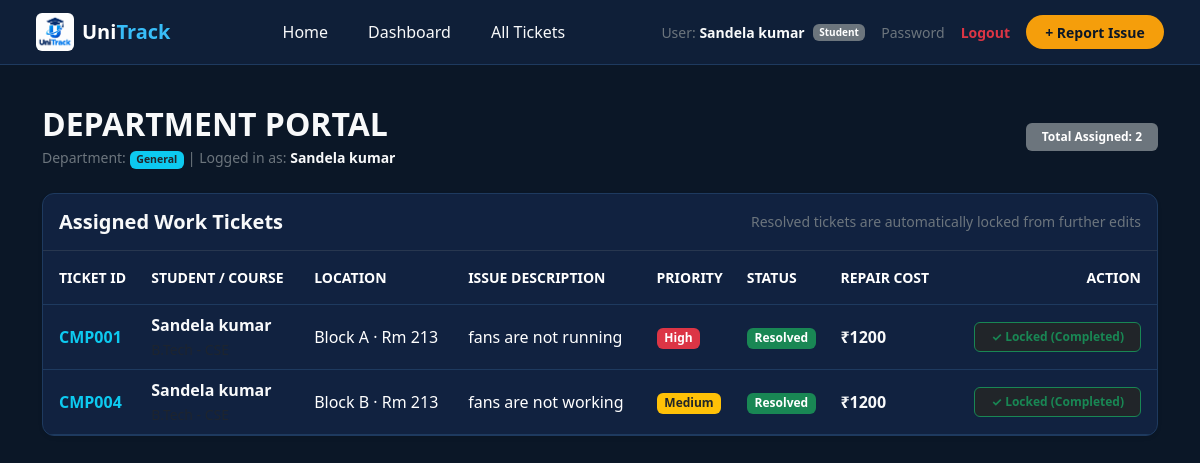
Screenshot of /department_portal (signed in) with the database file from the repository.
### app.py (models this page shows, shortened)
class User(UserMixin, db.Model):
    __tablename__ = 'users'
    id = db.Column(db.Integer, primary_key=True)
    username = db.Column(db.String(100), unique=True, nullable=False)  # Full Student Name / Staff Handle
    course = db.Column(db.String(50), nullable=True)                  # B.Tech, BCA, MCA, etc.
    department = db.Column(db.String(50), nullable=True)              # CSE, ECE, Mechanical, etc.
    specialization = db.Column(db.String(80), nullable=True)          # AI, AIML, Data Science, etc.
    year_semester = db.Column(db.String(50), nullable=True)           # e.g., 2nd Year (Sem 3)
    mobile_no = db.Column(db.String(15), nullable=True)               # 10-digit phone
    email = db.Column(db.String(120), unique=True, nullable=False)
    password_hash = db.Column(db.String(200), nullable=False)
    role = db.Column(db.String(30), default='Student')                # Student, Department, Admin
    department_name = db.Column(db.String(50), nullable=True)         # For Maintenance Staff accounts

class Complaint(db.Model):
    __tablename__ = 'complaints'
    id = db.Column(db.Integer, primary_key=True)
    complaint_id = db.Column(db.String(20), unique=True, nullable=False)
    student_name = db.Column(db.String(100), nullable=False)
    student_email = db.Column(db.String(120), nullable=True)
    department = db.Column(db.String(50), nullable=False)            # Course / Dept Info
    building = db.Column(db.String(50), nullable=False)
    room_no = db.Column(db.String(20), nullable=False)
    category = db.Column(db.String(50), nullable=False)              # Maintenance Category
    priority = db.Column(db.String(20), default='Medium')
    problem = db.Column(db.Text, nullable=False)
    status = db.Column(db.String(30), default='Pending')
    date = db.Column(db.String(20), default=lambda: datetime.utcnow().strftime('%Y-%m-%d'))
    created_at = db.Column(db.DateTime, default=datetime.utcnow)
    maintenance = db.relationship('Maintenance', backref='complaint', uselist=False, cascade='all, delete-orphan')

class Maintenance(db.Model):
    __tablename__ = 'maintenance'
    id = db.Column(db.Integer, primary_key=True)
    complaint_id = db.Column(db.Integer, db.ForeignKey('complaints.id'), nullable=False)
    staff_name = db.Column(db.String(100), default='Unassigned')
    action_taken = db.Column(db.Text, default='None')
    repair_cost = db.Column(db.Float, default=0.0)

### app.py (the view)
@app.route('/department')
@app.route('/department/portal')
@app.route('/department_portal')
@login_required
def department_portal():
    dept_name = current_user.department_name or 'Electrical'
    complaints = Complaint.query.filter_by(category=dept_name).order_by(Complaint.id.asc()).all()
    return render_template('department_portal.html', complaints=complaints, statuses=STATUSES)

### app.py (called while the page is built)
@login_manager.user_loader
def load_user(user_id):
    return User.query.get(int(user_id))

### templates/department_portal.html (shortened to what this page needs)
{% extends 'base.html' %}
{% block content %}
<div class="container py-4">
    <div class="d-flex flex-column flex-md-row justify-content-between align-items-md-center gap-3 mb-4">
        <div>
            <h2 class="fw-bold mb-1 text-uppercase text-light">Department Portal</h2>
            <p class="text-secondary small mb-0">
                Department: <span class="badge bg-info text-dark fw-bold">{{ current_user.department_name or 'General' }}</span> | Logged in as: <span class="text-light fw-semibold">{{ current_user.username }}</span>
            </p>
        </div>
        <div class="d-flex gap-2">
            <span class="badge bg-secondary py-2 px-3 align-self-center">
                Total Assigned: {{ complaints|length }}
            </span>
        </div>
    </div>
    <div class="kpi-card p-0 overflow-hidden shadow-sm">
        <div class="p-3 border-bottom border-secondary border-opacity-25 d-flex justify-content-between align-items-center">
            <h5 class="fw-bold mb-0 text-light">Assigned Work Tickets</h5>
            <small class="text-secondary">Resolved tickets are automatically locked from further edits</small>
        </div>
        <div class="table-responsive">
            <table class="table table-dark table-hover align-middle mb-0" style="background: transparent;">
                <thead>
                    <tr class="text-secondary small text-uppercase">
                        <th class="ps-3 py-3">Ticket ID</th>
                        <th class="py-3">Student / Course</th>
                        <th class="py-3">Location</th>
                        <th class="py-3">Issue Description</th>
                        <th class="py-3">Priority</th>
                        <th class="py-3">Status</th>
                        <th class="py-3">Repair Cost</th>
                        <th class="text-end pe-3 py-3">Action</th>
                    </tr>
                </thead>
                <tbody>
                    {% if complaints %}
                        {% for c in complaints %}
                        <tr>
                            <td class="ps-3 fw-bold text-info">{{ c.complaint_id }}</td>
                            <td>
                                <div class="text-light fw-semibold">{{ c.student_name }}</div>
                                <small class="text-muted">{{ c.department }}</small>
                            </td>
                            <td>{{ c.building }} · Rm {{ c.room_no }}</td>
                            <td>
                                <div class="text-truncate" style="max-width: 220px;" title="{{ c.problem }}">
                                    {{ c.problem }}
                                </div>
                            </td>
                            <td>
                                <span class="badge {% if c.priority == 'High' %}bg-danger{% elif c.priority == 'Medium' %}bg-warning text-dark{% else %}bg-secondary{% endif %}">
                                    {{ c.priority }}
                                </span>
                            </td>
                            <td>
                                <span class="badge {% if c.status == 'Resolved' %}bg-success{% elif c.status == 'In Progress' %}bg-warning text-dark{% else %}bg-secondary{% endif %}">
                                    {{ c.status }}
                                </span>
                            </td>
                            <td>
                                {% if c.maintenance and c.maintenance.repair_cost %}
                                    <span class="text-light fw-bold">₹{{ c.maintenance.repair_cost|int }}</span>
                                {% else %}
                                    <span class="text-secondary">₹0</span>
                                {% endif %}
                            </td>
                            <td class="text-end pe-3">
                                {% if c.status == 'Resolved' %}
                                    <span class="badge bg-dark border border-success text-success px-3 py-2">
                                        ✓ Locked (Completed)
                                    </span>
                                {% else %}
                                    <button type="button" class="btn btn-sm btn-outline-warning rounded-pill px-3"
                                            data-bs-toggle="modal"
                                            data-bs-target="#updateModal{{ c.id }}">
                                        Update Status
                                    </button>
                                {% endif %}
                            </td>
                        </tr>
                        {% endfor %}
                    {% else %}
                        <tr>
                            <td colspan="8" class="text-center py-5 text-secondary">
                                No tickets currently assigned to the {{ current_user.department_name or 'General' }} department.
                            </td>
                        </tr>
                    {% endif %}
                </tbody>
            </table>
        </div>
    </div>
</div>
{% endblock %}

### templates/base.html (shortened to what this page needs)
<!DOCTYPE html>
<html lang="en">
<head>
    <link href="https://cdn.jsdelivr.net/npm/bootstrap@5.3.2/dist/css/bootstrap.min.css" rel="stylesheet">
</head>
<body>
    <nav class="navbar navbar-expand-lg navbar-dark navbar-custom px-4 py-2 sticky-top">
        <div class="container-fluid">
            <a class="navbar-brand fw-bold d-flex align-items-center gap-2 text-decoration-none" href="{{ url_for('home') }}">
                <img src="{{ url_for('static', filename='logo.png') }}"
                     alt="UniTrack Logo"
                     style="height: 38px; width: 38px; object-fit: contain; border-radius: 6px;">
                <span class="fs-5 lh-1">
                    <span style="color: #ffffff;">Uni</span><span style="color: #38bdf8;">Track</span>
                </span>
            </a>
            <div class="collapse navbar-collapse" id="navContent">
                <ul class="navbar-nav mx-auto mb-2 mb-lg-0 gap-2">
                    <li class="nav-item">
                        <a class="nav-link text-light px-3 rounded-pill {% if request.endpoint == 'home' %}active-link{% endif %}" href="{{ url_for('home') }}">
                            Home
                        </a>
                    </li>
                    {% if current_user.is_authenticated %}
                        <li class="nav-item">
                            {% if current_user.role == 'Admin' %}
                                <a class="nav-link text-light px-3 rounded-pill {% if request.endpoint == 'admin_portal' %}active-link{% endif %}" href="{{ url_for('admin_portal') }}">
                                    Dashboard
                                </a>
                            {% elif current_user.role == 'Department' %}
                                <a class="nav-link text-light px-3 rounded-pill {% if request.endpoint == 'department_portal' %}active-link{% endif %}" href="{{ url_for('department_portal') }}">
                                    Dashboard
                                </a>
                            {% else %}
                                <a class="nav-link text-light px-3 rounded-pill {% if request.endpoint == 'student_dashboard' %}active-link{% endif %}" href="{{ url_for('student_dashboard') }}">
                                    Dashboard
                                </a>
                            {% endif %}
                        </li>
                        {% if current_user.role != 'Admin' %}
                        <li class="nav-item">
                            <a class="nav-link text-light px-3 rounded-pill {% if request.endpoint == 'browse_problems' %}active-link{% endif %}" href="{{ url_for('browse_problems') }}">
                                All Tickets
                            </a>
                        </li>
                        {% endif %}
                    {% endif %}
                </ul>
                <div class="d-flex align-items-center gap-3">
                    {% if current_user.is_authenticated %}
                        <div class="d-flex align-items-center gap-2">
                            <span class="text-secondary small">User: <strong class="text-light">{{ current_user.username }}</strong></span>
                            <span class="badge bg-secondary" style="font-size: 10px;">{{ current_user.role }}</span>
                        </div>
                        <a href="{{ url_for('change_password') }}" class="text-secondary text-decoration-none small">Password</a>
                        <a href="{{ url_for('logout') }}" class="text-danger text-decoration-none small fw-bold">Logout</a>
                        {% if current_user.role == 'Student' %}
                            <a href="{{ url_for('report_problem') }}" class="btn btn-issue btn-sm text-decoration-none">+ Report Issue</a>
                        {% endif %}
                    {% else %}
                        <a href="{{ url_for('login') }}" class="btn btn-sm btn-outline-light rounded-pill px-3">Sign In</a>
                        <a href="{{ url_for('register') }}" class="btn btn-sm btn-primary rounded-pill px-3">Register</a>
                    {% endif %}
                </div>
            </div>
        </div>
    </nav>
    <main>
        {% block content %}{% endblock %}
    </main>
</body>
</html>

### templates/base.html (style rules this page uses)
body { background-color: #0b1727; color: #f8fafc; font-family: system-ui, -apple-system, BlinkMacSystemFont, 'Segoe UI', Roboto, Oxygen, Ubuntu, Cantarell, sans-serif; min-height: 100vh; }
.navbar-custom { background-color: #0f1f38 !important; border-bottom: 1px solid #1e3a5f; }
.kpi-card { background: #112240; border: 1px solid #1e3a5f; border-radius: 12px; padding: 1.25rem; transition: transform 0.2s ease, border-color 0.2s ease; }
.table-dark { --bs-table-bg: transparent; --bs-table-striped-bg: rgba(255, 255, 255, 0.02); --bs-table-hover-bg: rgba(255, 255, 255, 0.05); border-color: #1e3a5f; }
.btn-issue { background-color: #f59e0b; color: #0b1727; font-weight: 600; border-radius: 9999px; padding: 0.4rem 1.2rem; transition: background-color 0.2s ease; border: none; }

### rows the page displays
User: username "Sandela kumar", role "Student", department_name "General"
Complaint: complaint_id "CMP001", student_name "Sandela kumar", building "Block A", room_no "213", problem "fans are not running", priority "High", status "Resolved", maintenance.repair_cost "1200", shows "✓ Locked (Completed)"
Complaint: complaint_id "CMP004", student_name "Sandela kumar", building "Block B", room_no "213", problem "fans are not working", priority "Medium", status "Resolved", maintenance.repair_cost "1200", shows "✓ Locked (Completed)"

### other values shown
{{ complaints|length }} "2"
